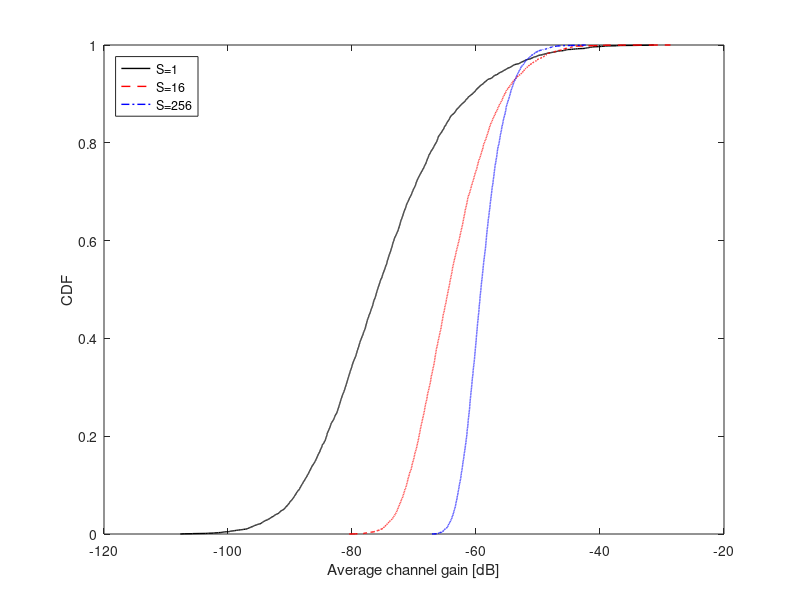

This chart was generated by the following MATLAB code:
%This Matlab script can be used to reproduce Figure 7.27 in the monograph:
%
%Emil Bjornson, Jakob Hoydis and Luca Sanguinetti (2017), 
%"Massive MIMO Networks: Spectral, Energy, and Hardware Efficiency", 
%Foundations and Trends in Signal Processing: Vol. 11, No. 3-4, 
%pp. 154-655. DOI: 10.1561/2000000093.
%
%For further information, visit: https://www.massivemimobook.com
%
%This is version 1.0 (Last edited: 2017-11-04)
%
%License: This code is licensed under the GPLv2 license. If you in any way
%use this code for research that results in publications, please cite our
%monograph as described above.


%Empty workspace and close figures
close all;
clear;


%% Define parameters
S = [1, 2, 4, 8, 16, 32, 64, 128, 256]; %Number of subarrays
M = 256./S; %Number of antennas per subarray
d0 = 10; %Guard distance to the closest subarray
W = 350; %Cell radii
numberOfSetups = 5000; %Number of random subarray drops

%Propagation model parameters as in (2.3)
alpha = 3.76;
Upsilon = -148.1;
sigma_sf = 8;
pathlossdB = @(d) Upsilon-10*alpha*log10(d/1000);
addShadowing = @(pldB) 10.^((pldB +  sigma_sf*randn(size(pldB)))/10);


%% Monte Carlo simulations
betaValues = zeros(numel(S), numberOfSetups);

%Go through the number of subarrays
for s = 1:numel(S)
    
    %Go through all drops of subarrays
    for it1 = 1:numberOfSetups
        
        d = sort(sqrt(rand(S(s),1)*(W-sqrt(d0)) + sqrt(d0))); %The squared distances of randomly distributed point on a circle are uniformly distributed
        pldB = pathlossdB(d); %Compute pathloss without shadow fading
        pl = addShadowing(pldB); %Add random shadow fading
        
        %Compute average channel gain
        betaValues(s,it1) = sum(pl)/S(s);
        
    end
    
end


%% Plot the simulation results
figure;
hold on; box on;
plot(sort(10*log10(betaValues(1,:))),linspace(0,1,numberOfSetups), 'LineStyle', '-', 'Color', 'k', 'LineWidth', 1);
plot(sort(10*log10(betaValues(5,:))),linspace(0,1,numberOfSetups), 'LineStyle', '--', 'Color', 'r',  'LineWidth', 1);
plot(sort(10*log10(betaValues(9,:))),linspace(0,1,numberOfSetups), 'LineStyle', '-.', 'Color', 'b',  'LineWidth', 1);

xlabel('Average channel gain [dB]')
ylabel('CDF')
legend({['S=', num2str(S(1))],['S=', num2str(S(5))],['S=', num2str(S(9))]}, 'Location', 'NorthWest')
